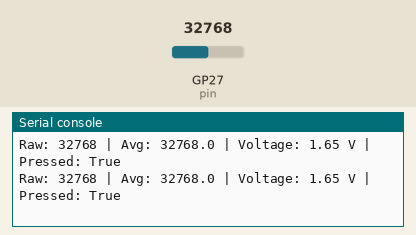
Simulated run of this program. Board: Raspberry Pi Pico running MicroPython. On the bench: the last lines printed to the serial console. The inputs (shaded band) are chosen by the test bench; at power-on: GP27 (pin) = 32768 (analog values on the 0–65535 scale).

Above: at 1.2 s.
1.3 s: GP27 (pin) set to 45874
At 1.42 s:
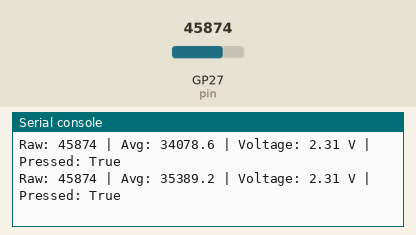
2.8 s: GP27 (pin) set to 57670
At 2.93 s:
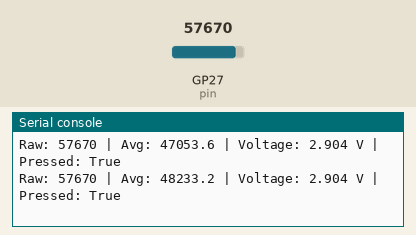
Timing chart, 0 to 5.8 s (numbered marks = the images above; inputs shaded):
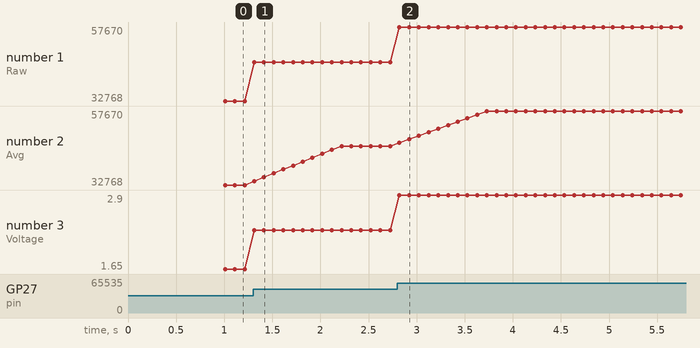

The program:

FSR_ispressed.py
```python
from machine import Pin, ADC
from time import ticks_ms, ticks_diff


class FSR:
    def __init__(self, pin, threshold, window_size=10, vref=3.3, active_high=True):
        self.adc = ADC(Pin(pin))
        self.threshold = threshold
        self.window_size = window_size
        self.vref = vref
        self.active_high = active_high

        self.raw_values = []
        self.last_raw = 0
        self.last_voltage = 0.0
        self.pressed_state = False

    def read_raw_data(self):
        self.last_raw = self.adc.read_u16()
        return self.last_raw

    def read_voltage_data(self):
        raw = self.read_raw_data()
        self.last_voltage = raw * self.vref / 65535
        return self.last_voltage

    def _update_window(self, raw):
        self.raw_values.append(raw)

        if len(self.raw_values) > self.window_size:
            self.raw_values.pop(0)

    def _average_raw(self):
        if len(self.raw_values) == 0:
            return 0

        return sum(self.raw_values) / len(self.raw_values)

    def is_pressed(self):
        raw = self.read_raw_data()
        self._update_window(raw)

        # İlk 10 değer dolmadan kesin karar verme
        if len(self.raw_values) < self.window_size:
            return False

        avg_raw = self._average_raw()

        if self.active_high:
            self.pressed_state = avg_raw >= self.threshold
        else:
            self.pressed_state = avg_raw <= self.threshold

        return self.pressed_state

    def get_average_raw(self):
        return self._average_raw()


# =====================================================
# Object Definition
# =====================================================

fsr = FSR(
    pin=27,
    threshold=15000,
    window_size=10,
    active_high=True
)


# =====================================================
# Main
# =====================================================

PRINT_INTERVAL_MS = 100
last_print_time = ticks_ms()

while True:
    now = ticks_ms()

    if ticks_diff(now, last_print_time) >= PRINT_INTERVAL_MS:
        last_print_time = now

        raw = fsr.read_raw_data()
        voltage = raw * 3.3 / 65535
        pressed = fsr.is_pressed()
        avg_raw = fsr.get_average_raw()

        print(
            "Raw:", raw,
            "| Avg:", round(avg_raw, 1),
            "| Voltage:", round(voltage, 3),
            "V | Pressed:", pressed
        )
```

Measured:
- after the input at 1.3 s, the serial console: prints a new line at once (image 1)
- after the input at 2.8 s, the serial console: prints a new line at once (image 2)
- plotted number 1: 32768 → 45874 after the input at 1.3 s, 45874 → 57670 after the input at 2.8 s
- plotted number 2: 32768 → 45874 after the input at 1.3 s, 45874 → 57670 after the input at 2.8 s
- plotted number 3: 1.65 → 2.31 after the input at 1.3 s, 2.31 → 2.9 after the input at 2.8 s
